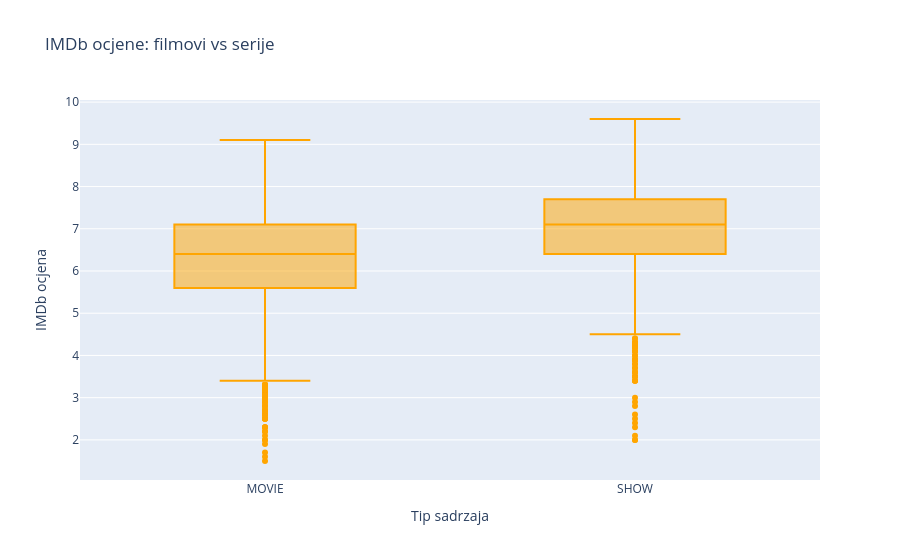

The notebook cell saved with this chart:
### Markdown cell above
## Ocjne korisnika

Prikazat cu kako su ocijenjeni filmovi i serije na oba sistema ocjenjivanja.

### Code cell
df_ocjene =df[df["imdb_score"]>0]
fig5 = px.box(
    df_ocjene,
    x="type",
    y="imdb_score",
    title="IMDb ocjene: filmovi vs serije",
    labels={"type":"Tip sadrzaja","imdb_score":"IMDb ocjena"},
    color_discrete_sequence=["orange","purple"]
)

fig5.show()

### Figure 1 — Plotly figure (JSON) as saved in the notebook; plotly's stock layout.template omitted (floating-point values rounded to 4 significant figures; data arrays with more than 128 entries replaced by an {"elided": "..."} marker saying what was removed)
{"data": [{"alignmentgroup": "True", "hovertemplate": "Tip sadrzaja=%{x}<br>IMDb ocjena=%{y}<extra></extra>", "legendgroup": "", "marker": {"color": "orange"}, "name": "", "notched": false, "offsetgroup": "", "orientation": "v", "showlegend": false, "type": "box", "x": {"elided": "5368 str values"}, "x0": " ", "xaxis": "x", "y": {"elided": "5368 float values"}, "y0": " ", "yaxis": "y"}], "layout": {"boxmode": "group", "legend": {"tracegroupgap": 0}, "title": {"text": "IMDb ocjene: filmovi vs serije"}, "xaxis": {"anchor": "y", "domain": [0, 1], "title": {"text": "Tip sadrzaja"}}, "yaxis": {"anchor": "x", "domain": [0, 1], "title": {"text": "IMDb ocjena"}}}}
